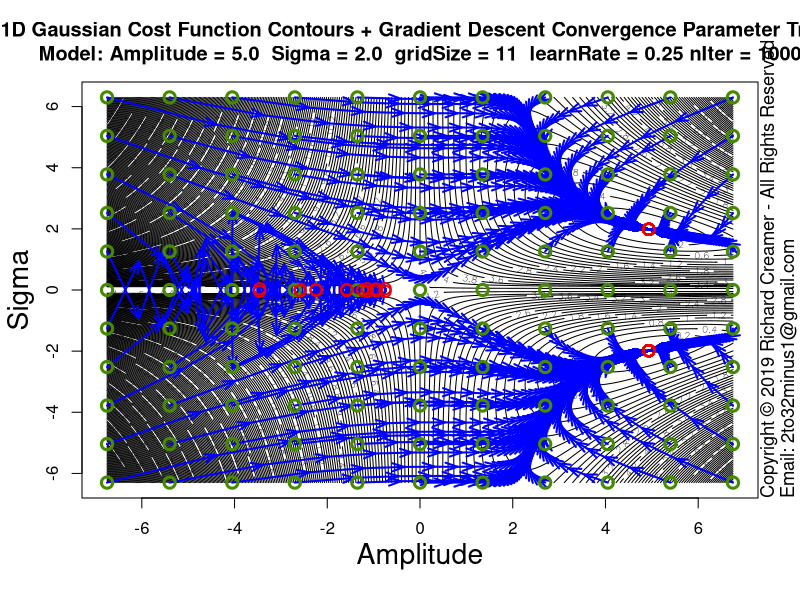

Recreate this plot in R.
##############################################################
### Copyright (c) Richard Creamer 2019 - All Rights Reserved
### Inquiries: email 2to32minus1@gmail.com
##############################################################

### Globals
fontScale = 1.2    # Global font size variable
lf        = 1.2    # Enlarge font of plot labels
verbose   = FALSE  # Verbose printing
lw        = 2      # Line width
xMargin   = 1      # X-axis margin for plots
yMargin   = 1      # Y-axis margin for plots
de        = 0.01   # Small constant for estimating derivatives numerically
smlPts    = 1      # Small  data point/circle
medPts    = 1.5    # Medium data point/circle
lrgPts    = 2.0    # Large  data point/circle

### Run this function to generate this plot
runFunc = function() {
	dw = 1000
	dh = 750	
	path = "D:/Code/R/LeastSquaresPlay/PlotsAndAssocCode/Plot63/"
	svSize = 1600
	# Learn rate default (0.5) nIter default (100)
	learnRate = 0.25
	nIter = 1000
	savePngVerbose( paste(path, "Plot63.png", sep=""), 
					plotGaussianParamStepVectorsEx, w=svSize, h=svSize, un="px", gridSize=11, learnRate=learnRate, nIter=nIter )	
}

### Plot Gaussian fit step vectors for multiple starting points
plotGaussianParamStepVectorsEx = function( nLevels=250, gridSize=3, learnRate=0.5, nIter=100 ) {
	set.seed( 3 )
	gd = makeGaussianTestData()
	trueS = gd$trueSigma
	trueA = gd$trueAmpl	
	maxA = trueA * 1.5
	minA = -maxA
	maxS = trueS * 3.5
	minS = -maxS
	ampls  = seq( minA * 0.9, maxA * 0.9, length=gridSize )
	sigmas = seq( minS * 0.9, maxS * 0.9, length=gridSize )
	gridAmpls  = seq( minA * 0.9, maxA * 0.9, length=400 )
	gridSigmas = seq( minS * 0.9, maxS * 0.9, length=400 )
	startAmpls = c()
	startSigmas = c()
	endAmpls = c()
	endSigmas = c()
	plotTitle = paste( "1D Gaussian Cost Function Contours + Gradient Descent Convergence Parameter Trails\n",
					   sprintf("Model: Amplitude = %.1f  Sigma = %.1f  gridSize = %d  learnRate = %.2f nIter = %d", 
					   		trueA, trueS, gridSize, learnRate, nIter ), sep="" )
	
	z = getGaussErrorGrid( meanGaussSsdErr, gridAmpls, gridSigmas, gd$x, gd$y )
	contour( gridAmpls, gridSigmas, t(z), nlevels=nLevels, xlab="", ylab="", main=plotTitle )
	addAxisLabels( xLabel="Amplitude", yLabel="Sigma", cexVal=1.7 )
	
	for ( s in sigmas ) {
		for ( a in ampls ) {
			startAmpls[length(startAmpls)+1] = a
			startSigmas[length(startSigmas)+1] = s
			gd$guesses = list( a=a, s=s )
			
			tuple = fitGauss1d( doPlot=FALSE, gd=gd, learnRate=learnRate, nIter=nIter )
			
			aLegs = tuple$amplLegs
			sLegs = tuple$sigmaLegs
			nLegs = length( aLegs )
			endAmpls[length(endAmpls)+1] = aLegs[nLegs]
			endSigmas[length(endSigmas)+1] = sLegs[nLegs]
			for ( j in 2:nLegs ) {
				x1 = aLegs[j-1]
				y1 = sLegs[j-1]
				x2 = aLegs[j]
				y2 = sLegs[j]
				arrows( x1, y1, x2, y2, col="blue", angle=19, lwd=lw, length=0.125 )
			}
		}
	}
	# Draw beg/end circles last (so on top)
	for ( i in 1:length( startAmpls ) ) {
		points( startAmpls[i], startSigmas[i],  col="chartreuse4", cex=1.5, lwd=lw+1 )
		points( endAmpls[i], endSigmas[i],  col="red2", cex=1.5, lwd=lw )
	}
}

### Shared use case Gaussian data set generator used by several cooperating functions
makeGaussianTestData = function( trueAmpl=5, trueSigma=2, aGuess=sqrt(trueAmpl), sGuess=sqrt(trueSigma), nPts=40 ) {
	set.seed( 3 )
	x = seq( -5*trueSigma, 5*trueSigma, length=nPts )
	y = gauss1dFunc( x, trueAmpl, trueSigma ) + rnorm( length(x), sd=0.2 )
	guesses = list( a=aGuess, s=sGuess )
	tuple = list( trueAmpl=trueAmpl, trueSigma=trueSigma, x=x, y=y, nPts=nPts, guesses=guesses )
	return( tuple )
}

### 2D plot error contours for range of Amplitude and Sigma values
### Amplitude maps to x-axis, Sigma maps to y-axis
plotGaussErrorContours = function( nLevels=30, customTitle="", drawGradVecs=FALSE, normGradVecs=TRUE, gd=NULL ) {
	set.seed( 3 )
	if ( is.null( gd ) )
		gd = makeGaussianTestData()
	a = gd$trueAmpl
	s = gd$trueSigma
	x = gd$x
	y = gd$y
	minAmpl  = a * 0.1;	maxAmpl  = a * 1.7
	minSigma = s * 0.1;	maxSigma = s * 1.7
	# Adjust ranges so plot is square
	deltaA = maxAmpl - minAmpl
	deltaS = maxSigma - minSigma
	maxDelta = if ( deltaA > deltaS ) deltaA else deltaS
	if ( deltaA > deltaS ) {
		maxSigma = minSigma + maxDelta
	} else {
		maxAmpl = minAmpl + maxDelta
	}
	nr = 200
	nc = 200
	ampls = seq( minAmpl, maxAmpl, length.out=nc )
	sigmas = seq( minSigma, maxSigma, length.out=nr )
	z = getGaussErrorGrid( meanGaussSsdErr, ampls, sigmas, x, y )
	xLim1 = minAmpl
	xLim2 = maxAmpl
	yLim1 = minSigma
	yLim2 = maxSigma
	plotTitle = ""
	if ( !drawGradVecs ) {
		plotTitle = sprintf( "1D Gaussian Cost Function Contours\nTrue Model: Amplitude = %.1f  Sigma = %.1f (noise added)", a, s )
	} else if ( normGradVecs ) {
		plotTitle = sprintf( "1D Gaussian Cost Function Contours w/Gradient (Unit) Vectors\nTrue Model: Amplitude = %.1f  Sigma = %.1f (noise added)", a, s )
	} else {
		plotTitle = sprintf( "1D Gaussian Cost Function Contours w/Gradient Vectors\nTrue Model: Amplitude = %.1f  Sigma = %.1f (noise added)", a, s )
	}
	if ( customTitle != "" )
		plotTitle = customTitle
	xform = contour( ampls, sigmas, t(z), axes=FALSE, cex.lab=lf, main=plotTitle, asp=1.0,
					 xlab="", ylab="", labcex=1.2, nlevels=nLevels, cex.main=1.3*fontScale, cex.axis=1.3 )
	xAxisMin = ceiling( gpl()$xLim[1] )
	xAxisMax = floor( gpl()$xLim[2] )
	yAxisMin = ceiling( gpl()$yLim[1] )
	yAxisMax = floor( gpl()$yLim[2] )
	axis( side=1, at=xAxisMin:xAxisMax, cex.axis=1.3 )
	axis( side=2, at=yAxisMin:yAxisMax, cex.axis=1.3 )
	addAxisLabels( xLabel="Amplitude", yLabel="Sigma" )
	box()
	xLimits = axisLimits( x )
	yLimits = axisLimits( y )
	lines( c(-1,12), c( s, s ), col="blue", lwd=lw )
	lines( c( a, a), c(-1,10), col="blue", lwd=lw )
	if ( drawGradVecs ) {
		gradPtsX1 = c()
		gradPtsY1 = c()
		gradPtsX2 = c()
		gradPtsY2 = c()
		gridSize=13
		for ( sigma in seq( from=sigmas[2], to=sigmas[length(sigmas)-1], length=gridSize ) ) {
			for ( ampl in seq( from=ampls[2], to=ampls[length(ampls)-1], length=gridSize ) ) {
				gradPtsX1[length(gradPtsX1)+1] = ampl
				gradPtsY1[length(gradPtsY1)+1] = sigma
				da = gaussDeDa( x, y, ampl, sigma )
				ds = gaussDeDs( x, y, ampl, sigma )
				mag = sqrt( da*da + ds*ds )
				if ( normGradVecs ) {
					da = da/mag/4 # hard-coded case-specific scale factor, unit vecs a bit too long for plot
					ds = ds/mag/4
				} else {
					da = da * 0.22 # hard-coded case-specific scale factor
					ds = ds * 0.22
				}
				gradPtsX2[length(gradPtsX2)+1] = ampl  - da
				gradPtsY2[length(gradPtsY2)+1] = sigma - ds
			}
		}
		points( gradPtsX1, gradPtsY1, col="blue", lwd=lw )
		arrows( gradPtsX1, gradPtsY1, gradPtsX2, gradPtsY2, col="blue", lwd=lw, cex=medPts, angle=15, length=0.125 )
	}
}

### Nonlinear least-squares gradient-descent curve fitting for Gaussian
fitGauss1d = function( learnRate = 0.5, nIter=100, nPts=40, drawPointLines=FALSE, doPlot=TRUE, numDerivs=FALSE, plotContours=FALSE, gd=NULL ) {
	set.seed( 3 )
	a = s = x = y = guesses = NULL
	if ( is.null( gd ) )
		gd = makeGaussianTestData()
	a = gd$trueAmpl
	s = gd$trueSigma
	trueAmpl = gd$trueAmpl
	trueSigma = gd$trueSigma
	x = gd$x
	y = gd$y
	nPts=gd$nPts
	guesses = gd$guesses
	aEst = guesses$a
	sEst = guesses$s
	da = 0
	ds = 0
	amplLegs = c( aEst )
	sigmaLegs = c( sEst )
	if ( nIter > 0 ) {
		# Basic implementation of Gradient Descent
		for ( i in 1:nIter ) {
			da = if ( numDerivs ) gaussDeDaNum( x, y, aEst, sEst ) else gaussDeDa( x, y, aEst, sEst )
			ds = if ( numDerivs ) gaussDeDsNum( x, y, aEst, sEst ) else gaussDeDs( x, y, aEst, sEst )
			aEst = aEst - learnRate * da
			sEst = sEst - learnRate * ds
			amplLegs[ length(amplLegs) + 1 ] = aEst
			sigmaLegs[ length(sigmaLegs) + 1 ] = sEst
			if ( verbose )
				print( sprintf( "Mean ABS fit error: %f\n", meanGaussAbsErr( x, y, aEst, sEst ) ) )
		}
	}
	finalMeanAbsFitError = meanGaussAbsErr( x, y, aEst, sEst )
	if ( doPlot) {
		plotTitle = "Gradient Descent Fit 1D Gaussian using Analytic Partial Derivatives"
		if ( numDerivs )
			plotTitle = "Gradient Descent Fit 1D Gaussian using Numerical Est. Partial Derivatives"
		plot( x, y, cex.lab=lf, xlab="", ylab="", main=plotTitle, cex=medPts, lwd=lw+1, cex.main=1.3*fontScale, cex.axis=1.3 )
		addAxisLabels()	
		predX = seq( x[1], x[length(x)], length.out=200 )
		predY = gauss1dFunc( predX, aEst, sEst )
		lines( predX, predY, col="blue", lwd=lw+1 )
		if ( drawPointLines )
			segments( x, y, x, gauss1dFunc( x, aEst, sEst ), col = "red" )
		legText = c()		
		legText[length(legText)+1] = sprintf( "Num Iterations   %d", nIter )
		legText[length(legText)+1] = sprintf( "Learn Rate:      %.3f", learnRate )
		legText[length(legText)+1] = sprintf( "True Amplitude:  %.2f", a )
		legText[length(legText)+1] = sprintf( "True Sigma:      %.2f", s )
		legText[length(legText)+1] = sprintf( "Start Amplitude: %.2f", guesses$a )
		legText[length(legText)+1] = sprintf( "Start Sigma:     %.2f", guesses$s )
		legText[length(legText)+1] = sprintf( "Final Amplitude: %.2f", aEst )
		legText[length(legText)+1] = sprintf( "Final Sigma:     %.2f", sEst )
		legText[length(legText)+1] = sprintf( "Mean ABS Error:  %.2f", meanGaussAbsErr( x, y, aEst, sEst ) )
		legLtys = seq( from=0, to=0, length=length(legText) )
		parSave = par( family="mono", font=2 )		
		legend( "topleft", inset=c(0,0), legend=legText, lty=legLtys, box.col="transparent", cex=1.3*fontScale, bg="transparent" )
		par( parSave )
	}
	if ( plotContours ) {
		plotGaussErrorContours( gd=gd )
		lines( amplLegs, sigmaLegs, col="red", lwd=lw )
	}
	return( list( x=x, y=y, a=aEst, s=sEst, meanAbsFitError=finalMeanAbsFitError, amplLegs=amplLegs, sigmaLegs=sigmaLegs, lr=learnRate ) )
}

### Compute mean SSD Gaussian cost function over a grid of Amplitude and Sigma values
### Note: returned matrix may need to be transposed for some functions such as contour()
### TODO: Try to use outer()
getGaussErrorGrid = function( errorFunc, ampls, sigmas, x, y ) {
	nr = length( sigmas )
	nc = length( ampls )
	z = matrix( nrow=nr, ncol=nc )	
	for ( row in 1:nr ) {     # loop over y-coordinates (sigma)
		sigma = sigmas[row]
		for ( col in 1:nc ) { # loop over x-coordinates (amplitude)
			ampl = ampls[col]
			z[row, col] = errorFunc( x, y, a=ampl, sigma=sigma )
		}
	}
	return( z )
}

### 1D Gaussian
gauss1dFunc = function( x, a, sigma ) {
	return( a * exp( -0.5 * (x/sigma)^2 ) )
}

### Gaussian error/cost function - abs() of line lengths (not squared)
meanGaussAbsErr = function( x, y, a, sigma ) {
	return( (1/length(x)) * sum( abs(gauss1dFunc( x, a, sigma ) - y) ) )
}

### Gaussian error/cost function - SSD
meanGaussSsdErr = function( x, y, a, sigma ) {
	return( (1/length(x)) * sum( (gauss1dFunc( x, a, sigma ) - y)^2 ) )
}

### Analytical/exact partial derivative of error/cost function wrt Amplitude
gaussDeDa = function( x, y, a, sigma ) {
	term1 = sum( gauss1dFunc(x, a, sigma) * exp( -0.5 * (x/sigma)^2) )
	term2 = sum( y * exp( -0.5 * (x/sigma)^2) )
	return( 2 * ( term1 - term2 )/length(x) )
}

### Analytical/exact partial derivative of error/cost function wrt Sigma
gaussDeDs = function( x, y, a, sigma ) {
	v = 2*a/sigma^3
	term1 = sum( gauss1dFunc(x, a, sigma) * x^2 * exp( -0.5 * (x/sigma)^2) )
	term2 = sum( x^2 * y * exp( -0.5 * (x/sigma)^2) )
	return( v * ( term1 - term2 )/length(x) )
}

### Numerical estimation of partial derivative of error/cost function wrt Amplitude
gaussDeDaNum = function( x, y, a, sigma ) {
	e1 = meanGaussSsdErr( x, y, a, sigma )
	e2 = meanGaussSsdErr( x, y, a + de, sigma )
	return( (e2 - e1)/de )
}

### Numerical estimation of partial derivative of error/cost function wrt Sigma
gaussDeDsNum = function( x, y, a, sigma ) {
	e1 = meanGaussSsdErr( x, y, a, sigma )
	e2 = meanGaussSsdErr( x, y, a, sigma + de )
	return( (e2 - e1)/de )
}

### Get Plot Limits : gpl()$xLim[1] --> left x-coord
gpl = function() {
	u = par( "usr" )
	return( list( xLim=u[1:2], yLim=u[3:4] ) )
}

### Compute plot axis limits to fit range of data
axisLimits = function( v, margin=0 ) {
	lowerLimit = floor( min(v) ) - margin
	upperLimit = ceiling( max(v) ) + margin
	c( lowerLimit, upperLimit )
}

### Convience method to add x/y axis labels
addAxisLabels = function( xLabel="x", yLabel="y", cexVal=1.3 ) {
	mtext( text=xLabel, side=1, line=2.5, cex=cexVal )
	mtext( text=yLabel, side=2, line=2.5, cex=cexVal )
}

### Save to PNG file, specify width and height
savePngVerbose = function( path, plotFunc, w=512, h=512, un="px", doCopyright=TRUE, ... ) {
	png( filename = path, type="cairo", units=un, width=w, height=h, pointsize=12, res=96 )
	plotFunc( ... )
	if ( doCopyright )
		addCopyright()
	dev.off()
}

### Add copyright notice to plot via text()
addCopyright = function() {
	mtext( "Copyright \uA9 2019 Richard Creamer - All Rights Reserved", side=4, line=0, adj=0, cex=1.1 )
	mtext( "Email: 2to32minus1@gmail.com", side=4, line=1, adj=0, cex=1.1 )
}

runFunc()
